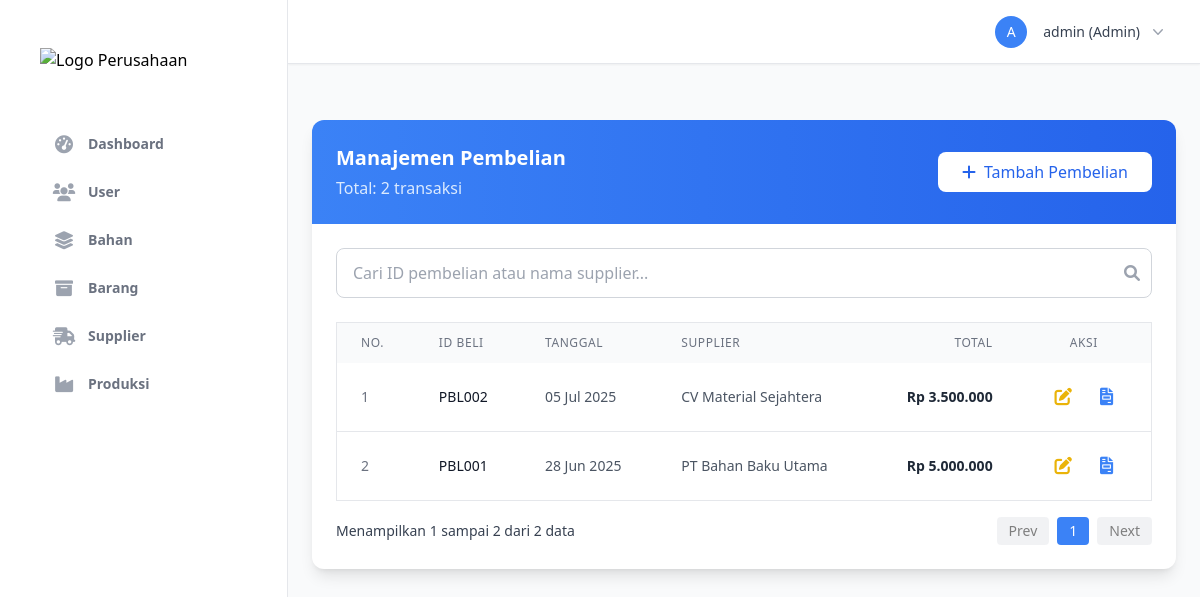
Page /pages/purchase_management.php (signed in) on the committed database.
### tables this page shows
CREATE TABLE pembelian (
    id_pembelian VARCHAR(25) PRIMARY KEY,
    tgl_beli DATE NOT NULL,
    total_beli INTEGER NOT NULL,
    id_supplier VARCHAR(25) NOT NULL,
    bayar INTEGER NOT NULL,
    kembali VARCHAR(25) NOT NULL,
    FOREIGN KEY (id_supplier) REFERENCES supplier(id_supplier)
);

CREATE TABLE `supplier` (
  `id_supplier` varchar(25) NOT NULL,
  `nama_supplier` varchar(200) NOT NULL,
  `alamat` varchar(200) NOT NULL,
  `no_telpon` varchar(15) NOT NULL,
  PRIMARY KEY (`id_supplier`)
);

### includes/function.php (called while the page is built, shortened)
<?php
function formatCurrency($num)
{
    $cleaned_num = preg_replace('/[^0-9]/', '', $num);
    $numeric_val = (float) $cleaned_num;
    return 'Rp ' . number_format($numeric_val, 0, ',', '.');
}

### pages/purchase_management.php (the view, shortened to what this page needs)
<?php
require_once '../config/db_connect.php';
require_once '../includes/function.php';
require_once '../includes/header.php';
$search_query = $_GET['search'] ?? '';
$page = isset($_GET['page']) ? max(1, intval($_GET['page'])) : 1;
$perPage = 10;
$offset = ($page - 1) * $perPage;
$countSql = "SELECT COUNT(*) FROM pembelian p JOIN supplier s ON p.id_supplier = s.id_supplier WHERE p.id_pembelian LIKE :search OR s.nama_supplier LIKE :search";
$stmtCount = $pdo->prepare($countSql);
$stmtCount->execute([':search' => '%' . $search_query . '%']);
$totalItems = $stmtCount->fetchColumn();
$totalPages = ceil($totalItems / $perPage);
$dataSql = "SELECT p.*, s.nama_supplier
            FROM pembelian p
            JOIN supplier s ON p.id_supplier = s.id_supplier
            WHERE p.id_pembelian LIKE :search OR s.nama_supplier LIKE :search
            ORDER BY p.tgl_beli DESC, p.id_pembelian DESC
            LIMIT :limit OFFSET :offset";
$stmtData = $pdo->prepare($dataSql);
$stmtData->bindValue(':search', '%' . $search_query . '%');
$stmtData->bindValue(':limit', $perPage, PDO::PARAM_INT);
$stmtData->bindValue(':offset', $offset, PDO::PARAM_INT);
$stmtData->execute();
$purchases = $stmtData->fetchAll(PDO::FETCH_ASSOC);
?>
<head>
    <link rel="stylesheet" href="https://cdnjs.cloudflare.com/ajax/libs/font-awesome/6.0.0-beta3/css/all.min.css">
</head>
<div class="flex min-h-screen ">
    <?php require_once '../includes/sidebar.php'; ?>
    <main class="flex-1 p-6">
        <div class="bg-white rounded-xl shadow-lg overflow-hidden">
            <div class="bg-gradient-to-r from-blue-500 to-blue-600 p-6">
                <div class="flex justify-between items-center card-header">
                    <div>
                        <h3 class="text-xl font-semibold text-white">Manajemen Pembelian</h3>
                        <p class="text-blue-100 mt-1">Total: <?php echo $totalItems; ?> transaksi</p>
                    </div>
                    <button onclick="showAddPurchaseForm( )" class="add-button bg-white text-blue-600 hover:bg-blue-50 px-6 py-2 rounded-lg font-medium transition duration-200 flex items-center">
                        <i class="fas fa-plus mr-2"></i>Tambah Pembelian
                    </button>
                </div>
            </div>
            <div class="p-6">
                <form method="GET" action="purchase_management.php" class="mb-6 relative">
                    <input type="text" id="searchInput" name="search" class="w-full px-4 py-3 border border-gray-300 rounded-lg focus:outline-none focus:ring-2 focus:ring-blue-500 pr-10" placeholder="Cari ID pembelian atau nama supplier..." value="<?php echo htmlspecialchars($search_query); ?>">
                    <button type="submit" class="absolute right-3 top-1/2 transform -translate-y-1/2 text-gray-400 hover:text-blue-500">
                        <i class="fas fa-search"></i>
                    </button>
                </form>
                <div class="overflow-x-auto">
                    <table class="min-w-full border border-gray-200">
                        <thead class="bg-gray-50">
                            <tr>
                                <th class="px-6 py-3 text-left text-xs font-medium text-gray-500 uppercase tracking-wider">No.</th>
                                <th class="px-6 py-3 text-left text-xs font-medium text-gray-500 uppercase tracking-wider">Id Beli</th>
                                <th class="px-6 py-3 text-left text-xs font-medium text-gray-500 uppercase tracking-wider">Tanggal</th>
                                <th class="px-6 py-3 text-left text-xs font-medium text-gray-500 uppercase tracking-wider">Supplier</th>
                                <th class="px-6 py-3 text-right text-xs font-medium text-gray-500 uppercase tracking-wider">Total</th>
                                <th class="px-6 py-3 text-center text-xs font-medium text-gray-500 uppercase tracking-wider">Aksi</th>
                            </tr>
                        </thead>
                        <tbody class="bg-white divide-y divide-gray-200" id="purchasesTableBody">
                            <?php if (empty($purchases)): ?>
                                <tr>
                                    <td colspan="6" class="text-center p-5 text-gray-500">Tidak ada data yang cocok dengan pencarian Anda.</td>
                                </tr>
                            <?php else: ?>
                                <?php foreach ($purchases as $index => $purchase): ?>
                                    <tr>
                                        <td class="px-6 py-4 text-sm text-gray-500"><?php echo $offset + $index + 1; ?></td>
                                        <td class="px-6 py-4 whitespace-nowrap text-sm font-medium text-gray-900"><?php echo htmlspecialchars($purchase['id_pembelian']); ?></td>
                                        <td class="px-6 py-4 whitespace-nowrap text-sm text-gray-600"><?php echo date('d M Y', strtotime($purchase['tgl_beli'])); ?></td>
                                        <td class="px-6 py-4 whitespace-nowrap text-sm text-gray-600"><?php echo htmlspecialchars($purchase['nama_supplier']); ?></td>
                                        <td class="px-6 py-4 whitespace-nowrap text-sm text-gray-800 text-right font-semibold"><?php echo formatCurrency($purchase['total_beli']); ?></td>
                                        <td class="px-6 py-4 whitespace-nowrap text-center text-sm font-medium">
                                            <div class="flex justify-center items-center space-x-3">
                                                <button onclick="showEditPurchaseForm('<?php echo $purchase['id_pembelian']; ?>', this)" class="text-yellow-500 hover:text-yellow-700 p-2 rounded-lg hover:bg-yellow-100 transition-colors duration-200" title="Edit">
                                                </button>
                                                <a href="faktur_pembelian.php?id=<?php echo $purchase['id_pembelian']; ?>" target="_blank" class="text-blue-500 hover:text-blue-700 p-2 rounded-lg hover:bg-blue-100 transition-colors duration-200" title="Cetak Faktur">
                                                </a>
                                            </div>
                                        </td>
                                    </tr>
                                <?php endforeach; ?>
                            <?php endif; ?>
                        </tbody>
                    </table>
                </div>
                <div class="flex justify-between items-center mt-4">
                    <span class="text-sm text-gray-700">
                        Menampilkan <?php echo $offset + 1; ?> sampai <?php echo min($offset + $perPage, $totalItems); ?> dari <?php echo $totalItems; ?> data
                    </span>
                    <div class="flex items-center space-x-2 text-sm">
                        <a href="?search=<?php echo urlencode($search_query); ?>&page=<?php echo max(1, $page - 1); ?>" class="px-3 py-1 bg-gray-200 rounded hover:bg-gray-300 <?php echo $page <= 1 ? 'opacity-50 cursor-not-allowed' : ''; ?>">Prev</a>
                        <span class="px-3 py-1 bg-blue-500 text-white rounded"><?php echo $page; ?></span>
                        <a href="?search=<?php echo urlencode($search_query); ?>&page=<?php echo min($totalPages, $page + 1); ?>" class="px-3 py-1 bg-gray-200 rounded hover:bg-gray-300 <?php echo $page >= $totalPages ? 'opacity-50 cursor-not-allowed' : ''; ?>">Next</a>
                    </div>
                </div>
            </div>
        </div>
    </main>
</div>
<?php require_once '../includes/footer.php'; ?>

### rows in the picture
pembelian: index "1", id_pembelian "PBL002", tgl_beli "05 Jul 2025", id_supplier.nama_supplier "CV Material Sejahtera", total_beli "Rp 3.500.000"
pembelian: index "2", id_pembelian "PBL001", tgl_beli "28 Jun 2025", id_supplier.nama_supplier "PT Bahan Baku Utama", total_beli "Rp 5.000.000"

### other values in the picture
$item['name'] "Dashboard"
$item['name'] "User"
$item['name'] "Bahan"
$item['name'] "Barang"
$item['name'] "Supplier"
$item['name'] "Produksi"
substr($currentUser['username'], 0, 1) "A"
$currentUser['username'] "admin"
$currentUser['level'] "Admin"
$totalItems "2"
$offset + 1 "1"
min($offset + $perPage, $totalItems) "2"
$page "1"
